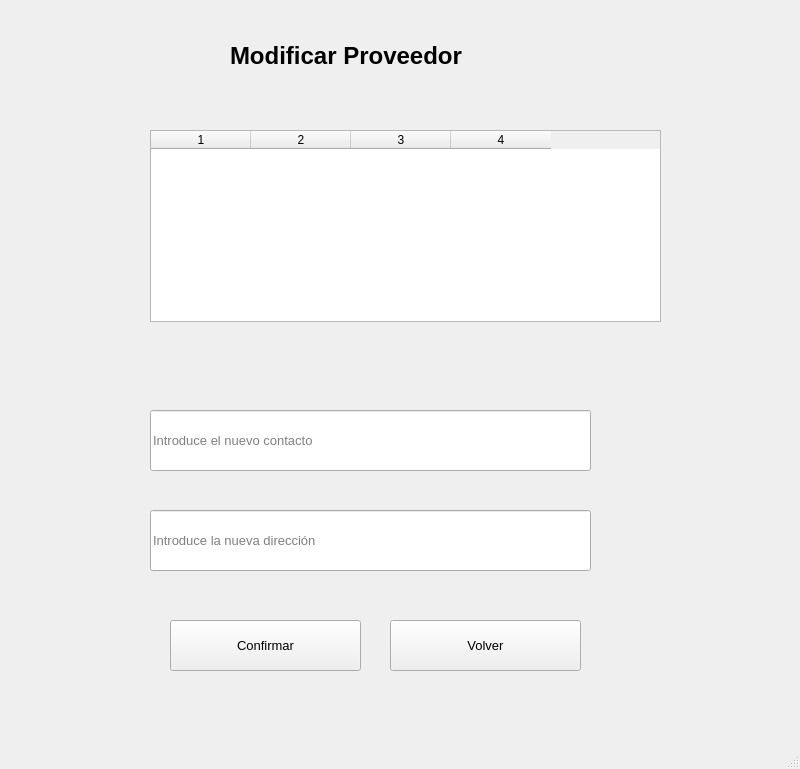
<?xml version="1.0" encoding="UTF-8"?>
<ui version="4.0">
 <class>MainWindow</class>
 <widget class="QMainWindow" name="MainWindow">
  <property name="geometry">
   <rect>
    <x>0</x>
    <y>0</y>
    <width>800</width>
    <height>769</height>
   </rect>
  </property>
  <property name="windowTitle">
   <string>MainWindow</string>
  </property>
  <widget class="QWidget" name="centralwidget">
   <widget class="QLabel" name="lblTitulo">
    <property name="geometry">
     <rect>
      <x>230</x>
      <y>0</y>
      <width>351</width>
      <height>111</height>
     </rect>
    </property>
    <property name="font">
     <font>
      <family>Segoe UI</family>
      <pointsize>18</pointsize>
      <weight>75</weight>
      <bold>true</bold>
     </font>
    </property>
    <property name="text">
     <string>Modificar Proveedor</string>
    </property>
   </widget>
   <widget class="QTableWidget" name="tablaProveedores">
    <property name="geometry">
     <rect>
      <x>150</x>
      <y>130</y>
      <width>511</width>
      <height>192</height>
     </rect>
    </property>
    <property name="columnCount">
     <number>4</number>
    </property>
    <column/>
    <column/>
    <column/>
    <column/>
   </widget>
   <widget class="QLineEdit" name="Contacto">
    <property name="geometry">
     <rect>
      <x>150</x>
      <y>410</y>
      <width>441</width>
      <height>61</height>
     </rect>
    </property>
    <property name="font">
     <font>
      <family>Segoe UI</family>
      <pointsize>10</pointsize>
     </font>
    </property>
    <property name="placeholderText">
     <string>Introduce el nuevo contacto</string>
    </property>
   </widget>
   <widget class="QLineEdit" name="Direccion">
    <property name="geometry">
     <rect>
      <x>150</x>
      <y>510</y>
      <width>441</width>
      <height>61</height>
     </rect>
    </property>
    <property name="font">
     <font>
      <family>Segoe UI</family>
      <pointsize>10</pointsize>
     </font>
    </property>
    <property name="placeholderText">
     <string>Introduce la nueva dirección</string>
    </property>
   </widget>
   <widget class="QPushButton" name="btnConfirmar">
    <property name="geometry">
     <rect>
      <x>170</x>
      <y>620</y>
      <width>191</width>
      <height>51</height>
     </rect>
    </property>
    <property name="font">
     <font>
      <family>Segoe UI</family>
      <pointsize>10</pointsize>
     </font>
    </property>
    <property name="text">
     <string>Confirmar</string>
    </property>
   </widget>
   <widget class="QPushButton" name="btnVolver">
    <property name="geometry">
     <rect>
      <x>390</x>
      <y>620</y>
      <width>191</width>
      <height>51</height>
     </rect>
    </property>
    <property name="font">
     <font>
      <family>Segoe UI</family>
      <pointsize>10</pointsize>
     </font>
    </property>
    <property name="text">
     <string>Volver</string>
    </property>
   </widget>
  </widget>
  <widget class="QMenuBar" name="menubar">
   <property name="geometry">
    <rect>
     <x>0</x>
     <y>0</y>
     <width>800</width>
     <height>26</height>
    </rect>
   </property>
  </widget>
  <widget class="QStatusBar" name="statusbar"/>
 </widget>
 <resources/>
 <connections/>
</ui>
